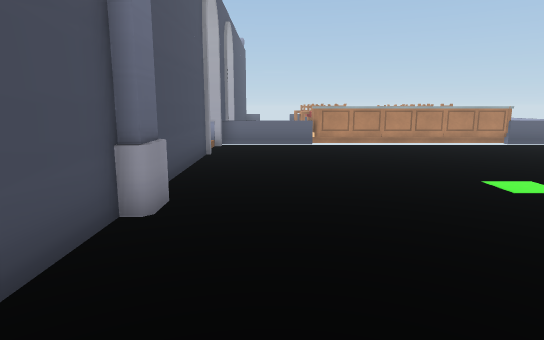
view 1 (above)

18 first-person views from a walk through a Unity game level. The camera is 1.5 m above the floor, tilts 10° down and sees 75° across. Doors are open. The floor is counted in squares, 1 m on a side. Each view is taken from the middle of a square. On the plan, view 1 faces up. The plan holds only what a view shows up to about 16 squares ahead; the rest is blank. The place goes on beyond the plan. The player is left out.

view 2
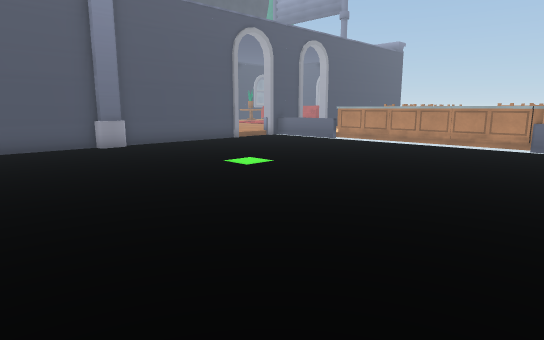

view 3
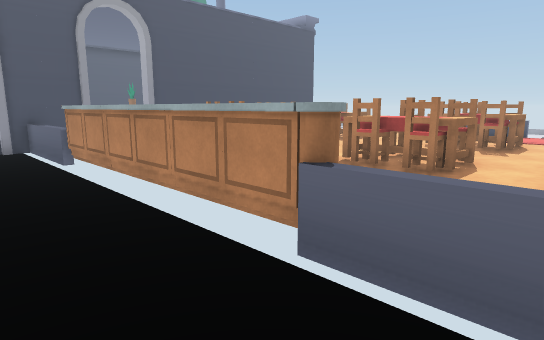

view 4
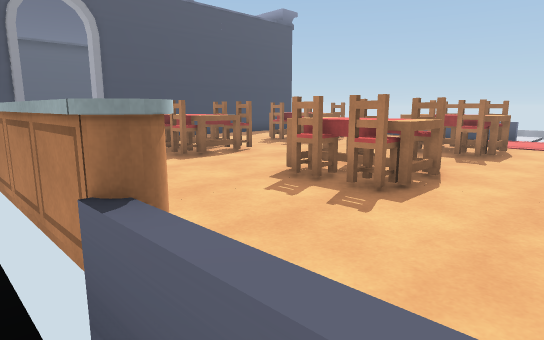

view 5
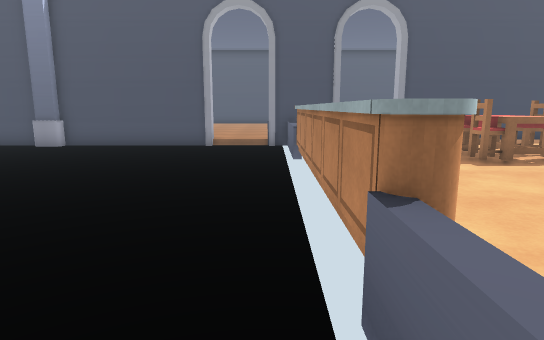

view 6
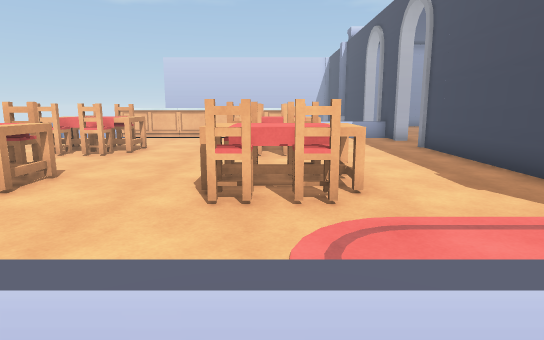

view 7
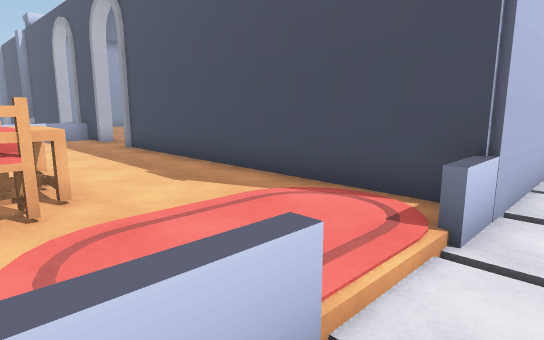

view 8
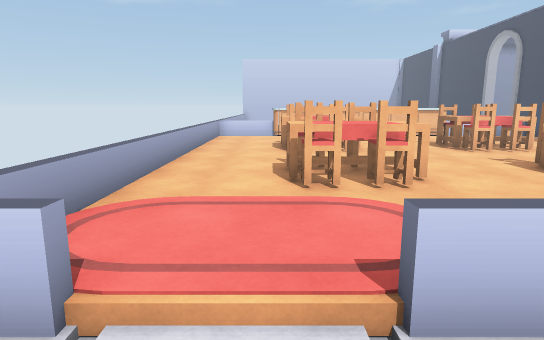

view 9
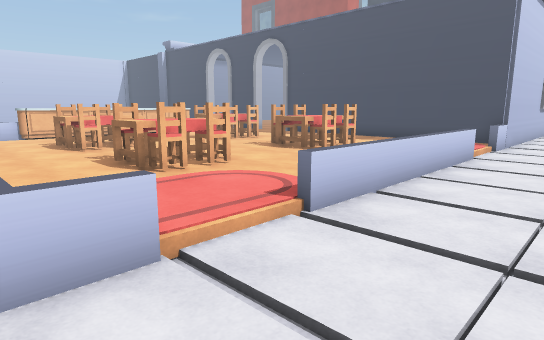

view 10
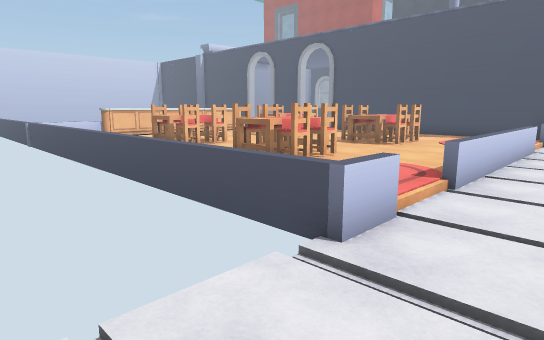

view 11
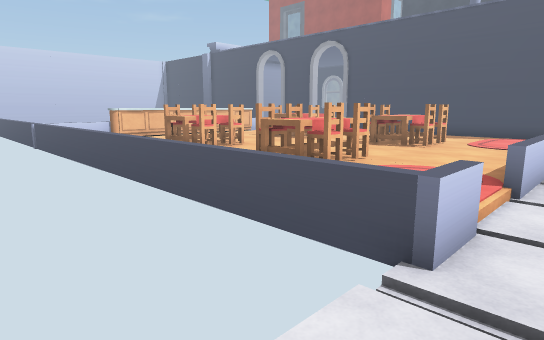

view 12
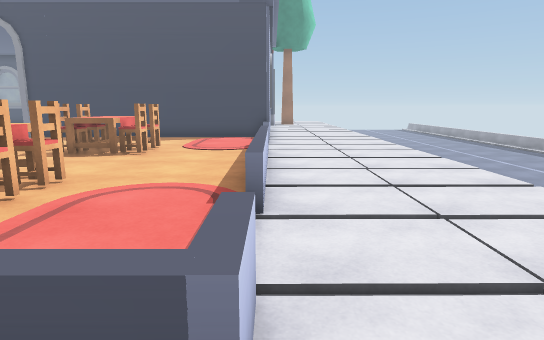

view 13
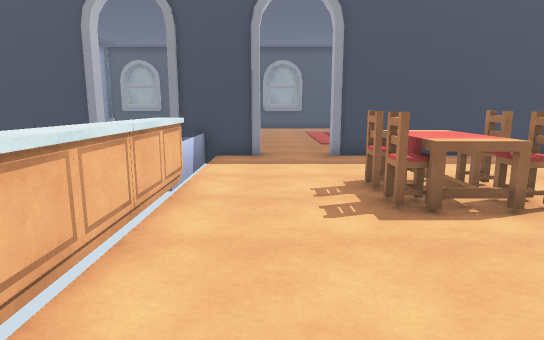

view 14
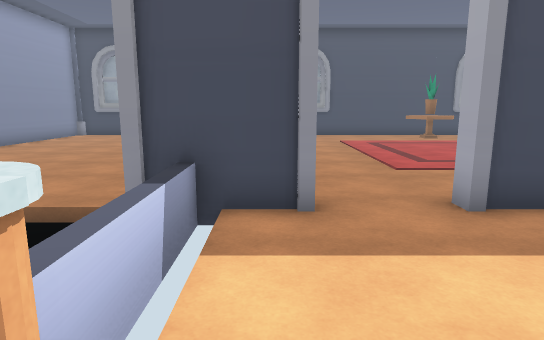

view 15
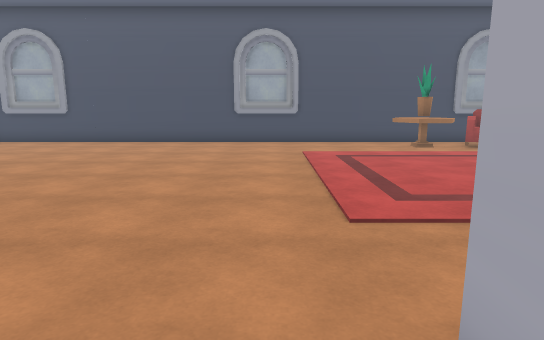

view 16
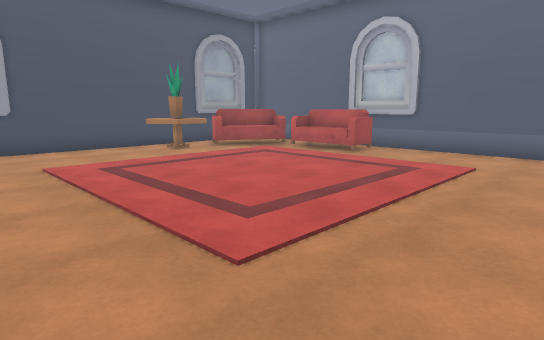

view 17
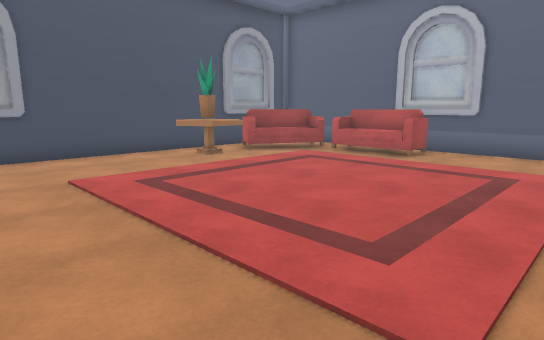

view 18
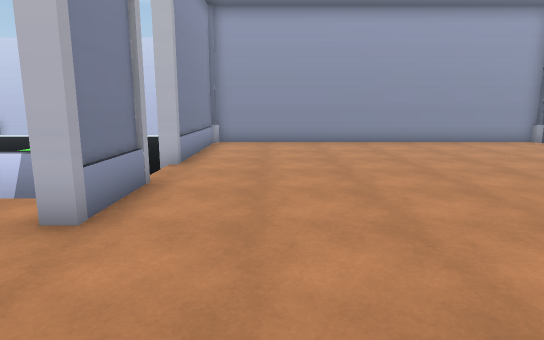

### Floor plan
Key: @ floor where view 1 was taken; # wall or solid block; x gap in a wall; . main floor; - floor 0.25 m lower than the main floor; / step, stairs or slope; D open door; = window, fence, low wall or low ledge; O other object.
Columns run from 17 left of view 1 to 16 right of it. Each row starts with its distance up from view 1.
 35                //////-----
 34                ------------
 33                -------------- -
 32                ----------------  -
 31              ------------------- -
 30   ##############=--========--=x-
 29   .. OOO.....  #..............=
 28 #  OOOOO...... #..............=
 27 # OO.......... #..............=
 26 #OOOOOOOOOOO.. #...OOO...OO...=
 25 #.OOOOOOOOOO.. #...OOO..OOOO..=
 24 #OOOOOOOOOOO.. #...OOO...OO...=
 23 #.OOOOOOOOOO.. #..............=
 22 #...OOOOOOOO...#..............=
 21 #...OOOOOOOO...#...OOO...OO...=
 20 #...OOOOOOOO...#...OOO..OOOO..=
 19 #....OOOOOOO...D...OOO...OO...=
 18 #..............D..............=
 17 #..............D..............=
 16 #..............#..............=
 15 #..............#===OOOOOOOOO==#
 14 #..............D--------------=
 13 #..............D------------  =
 12 #..............D------------ -=
 11 #..............#-------------
 10 #..............#-------------
  9 #..............#-------------
  8 #..............#-------------
  7 #..............#-------------
  6 #..............#-------------
  5 ###############O-------------
  4               ##-----------
  3                #----------
  2                #---------
  1                   -------
  0                  @           -

Positions as (right, up) in squares from view 1, and headings:
1: (0, 0), facing up
2: (12, 0), facing up-left
3: (12, 12), facing up-left
4: (12, 14), facing up-left
5: (12, 14), facing left
6: (3, 31), facing down
7: (3, 31), facing down-left
8: (10, 32), facing down
9: (13, 33), facing down-left
10: (16, 32), facing down-left
11: (16, 31), facing down-left
12: (14, 30), facing left
13: (9, 17), facing left
14: (3, 16), facing left
15: (-1, 18), facing left
16: (-3, 17), facing up-left
17: (-5, 17), facing up-left
18: (-5, 21), facing down
